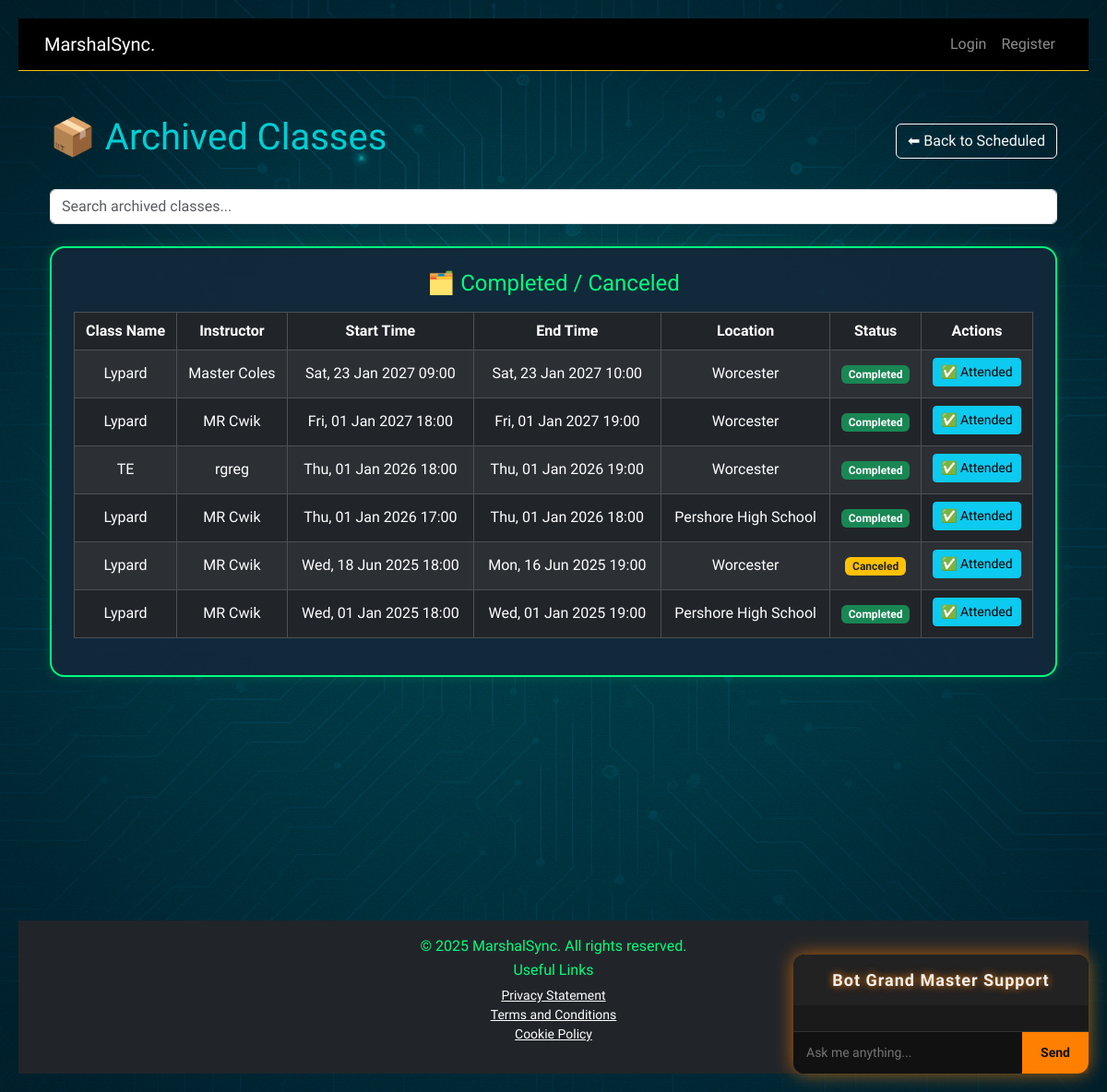
The page /classes/archive/ on the database its author committed.
### classes/models.py (models this page shows, shortened)
class ClassSession(models.Model):
    STATUS_CHOICES = [
        ('scheduled', 'Scheduled'),
        ('completed', 'Completed'),
        ('canceled', 'Canceled'),
    ]
    class_name = models.CharField(max_length=100)
    instructor = models.CharField(max_length=100)
    start_time = models.DateTimeField()
    end_time = models.DateTimeField()
    location = models.CharField(max_length=200, blank=True, null=True)
    description = models.TextField(blank=True, null=True)
    status = models.CharField(
        max_length=10,
        choices=STATUS_CHOICES,
        default='scheduled',
    )
    archived = models.BooleanField(default=False)

### classes/views.py (the view)
# urls.py: path("archive/", views.class_archive, name="class_archive"),
def class_archive(request):
    query = request.GET.get("q", "")
    classes = ClassSession.objects.filter(status__in=["completed", "canceled"])
    if query:
        classes = classes.filter(
            Q(class_name__icontains=query) |
            Q(instructor__icontains=query)
        )
    classes = classes.order_by("-start_time")
    paginator = Paginator(classes, 10)
    page = request.GET.get("page")
    classes = paginator.get_page(page)
    return render(request, "classes/class_archive.html", {
        "classes": classes,
        "query": query,
    })

### classes/templates/classes/class_archive.html (shortened to what this page needs)
{% extends 'layout.html' %}
{% block content %}
<div class="container py-4">
  <div class="d-flex justify-content-between align-items-center mb-4">
    <h1 class="text-glow">📦 Archived Classes</h1>
    <a href="{% url 'classes:classes_list' %}" class="btn btn-outline-light">⬅ Back to Scheduled</a>
  </div>
  <form method="GET" class="mb-4">
    <input type="text" name="q" value="{{ query }}" class="form-control" placeholder="Search archived classes..." />
  </form>
  <div class="tile">
    <h4 class="mb-3">🗂️ Completed / Canceled</h4>
    <table class="table table-dark table-striped table-bordered rounded align-middle">
      <thead>
        <tr>
          <th>Class Name</th>
          <th>Instructor</th>
          <th>Start Time</th>
          <th>End Time</th>
          <th>Location</th>
          <th>Status</th>
          <th>Actions</th>
        </tr>
      </thead>
      <tbody>
        {% for classsession in classes %}
        <tr>
          <td>{{ classsession.class_name }}</td>
          <td>{{ classsession.instructor }}</td>
          <td>{{ classsession.start_time|date:"D, d M Y H:i" }}</td>
          <td>{{ classsession.end_time|date:"D, d M Y H:i" }}</td>
          <td>{{ classsession.location }}</td>
          <td>
            {% if classsession.status == 'completed' %}
              <span class="badge bg-success">Completed</span>
            {% elif classsession.status == 'canceled' %}
              <span class="badge bg-warning text-dark">Canceled</span>
            {% else %}
              <span class="badge bg-secondary">Unknown</span>
            {% endif %}
          </td>
          <td>
            <a href="{% url 'classes:class_attended' classsession.id %}" class="btn btn-sm btn-info mb-1">
              ✅ Attended
            </a>
          </td>
        </tr>
        {% empty %}
        <tr><td colspan="7">No archived classes found.</td></tr>
        {% endfor %}
      </tbody>
    </table>
  </div>
</div>
{% endblock %}

### cwiktana/static/css/style.css (style rules this page uses)
body { font-family: 'Rajdhani', sans-serif; background: url('../images/circuit_bg.png') no-repeat center center fixed; background-size: cover; color: #e0f7fa; margin: 0; padding: 20px; }
h1, h2, h3 { color: #00CED1; }
.tile { display: block; background: rgba(18, 41, 58, 0.95); border: 2px solid #00FF7F; border-radius: 1rem; padding: 1.5rem; text-align: center; text-decoration: none; color: #e0f7fa; height: 100%; box-shadow: 0 0 12px rgba(0, 255, 127, 0.2); transition: transform 0.3s ease, box-shadow 0.3s ease, background 0.3s ease; }
.tile h4 { margin-bottom: 0.5rem; color: #00FF7F; }
.mb-4 { color: #00FF7F; }
.mb-3 { color: #00FF7F; }

### rows shown on the page
ClassSession: class_name "Lypard", instructor "Master Coles", start_time "Sat, 23 Jan 2027 09:00", end_time "Sat, 23 Jan 2027 10:00", location "Worcester", status "Completed"
ClassSession: class_name "Lypard", instructor "MR Cwik", start_time "Fri, 01 Jan 2027 18:00", end_time "Fri, 01 Jan 2027 19:00", location "Worcester", status "Completed"
ClassSession: class_name "TE", instructor "rgreg", start_time "Thu, 01 Jan 2026 18:00", end_time "Thu, 01 Jan 2026 19:00", location "Worcester", status "Completed"
ClassSession: class_name "Lypard", instructor "MR Cwik", start_time "Thu, 01 Jan 2026 17:00", end_time "Thu, 01 Jan 2026 18:00", location "Pershore High School", status "Completed"
ClassSession: class_name "Lypard", instructor "MR Cwik", start_time "Wed, 18 Jun 2025 18:00", end_time "Mon, 16 Jun 2025 19:00", location "Worcester", status "Canceled"
ClassSession: class_name "Lypard", instructor "MR Cwik", start_time "Wed, 01 Jan 2025 18:00", end_time "Wed, 01 Jan 2025 19:00", location "Pershore High School", status "Completed"
